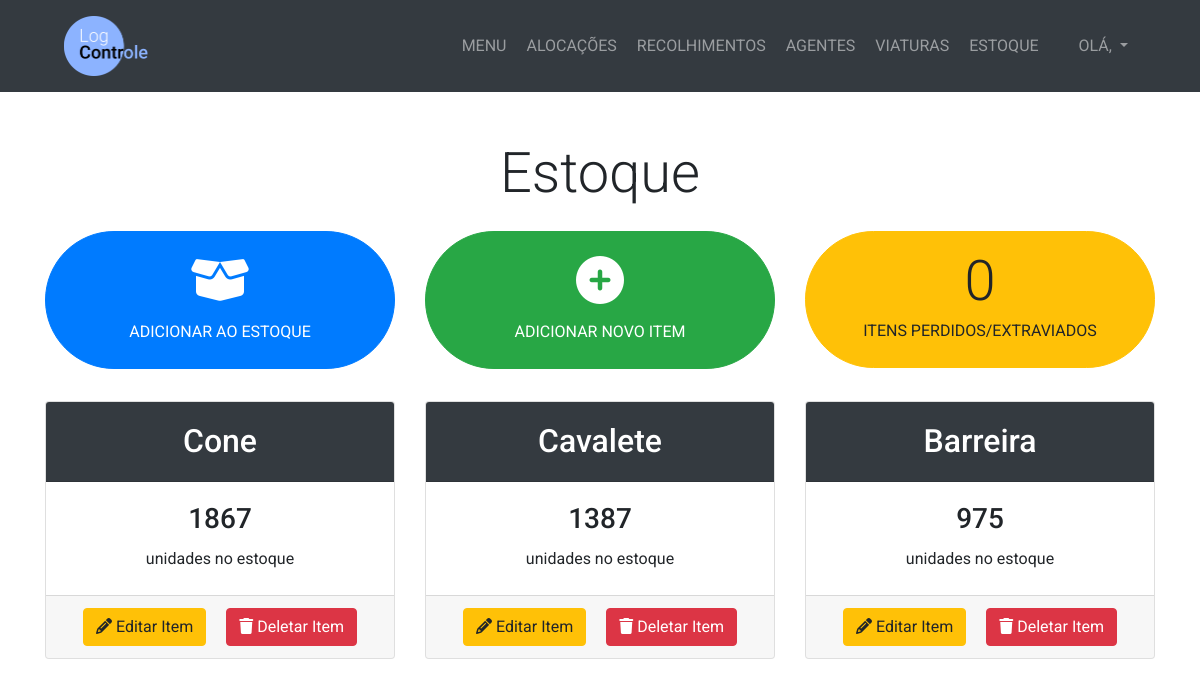
Page /estoque/ on the earlier database version.
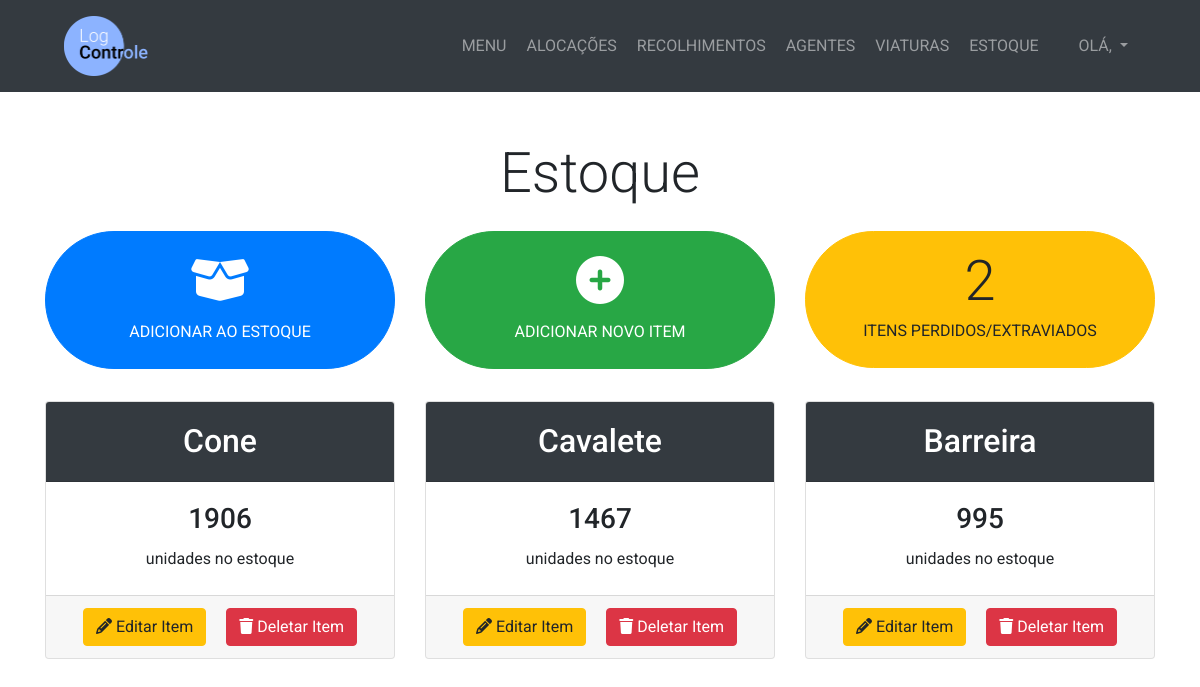
Same page on the later database version.
### management/models.py (models this page shows, shortened)
class Estoque(models.Model):
    item = models.ForeignKey(Item, on_delete=models.PROTECT)
    quantidade = models.IntegerField()

class Item(models.Model):
    nome = models.CharField(max_length=100)

### management/views.py (the view, shortened to what this page needs)
# urls.py: path('estoque/', views.menuestoque, name='menuestoque'),
def menuestoque(request):
    itensestoque = Estoque.objects.all()
    itensperdidoextraviado = ItemPerdidoExtraviado.objects.all()
    if request.method == 'GET':
        return render(request, 'management/menuestoque.html', {'itensestoque':itensestoque, 'itensperdidoextraviado':itensperdidoextraviado})

### management/templates/management/menuestoque.html (shortened to what this page needs)
{% extends 'management/base.html' %}
{% block content %}
  <section class="py-5">
    <div class="container">
      <h1 class="display-4 text-center">Estoque</h1>
      <div class="row justify-content-center mt-4">
        <div class="col-lg-4">
          <a href="{% url 'adicionarestoque' %}" class="btn btn-primary btn-block py-4 px-5 mb-3 rounded-pill">
            <i class="fas fa-box-open fa-3x mb-3"></i><br> ADICIONAR AO ESTOQUE
          </a>
        </div>
        <div class="col-lg-4">
          <a href="{% url 'cadastraritem' %}" class="btn btn-success btn-block py-4 px-5 mb-3 rounded-pill">
            <i class="fas fa-plus-circle fa-3x mb-3"></i><br> ADICIONAR NOVO ITEM
          </a>
        </div>
        <div class="col-lg-4">
          <a href="#" class="btn btn-warning btn-block py-3 px-4 mb-3 rounded-pill">
            <h2 class="display-4 mb-1">{{ itensperdidoextraviado.count }}</h2>
            <p class="mb-2">ITENS PERDIDOS/EXTRAVIADOS</p>
          </a>
        </div>
      </div>
      <div class="row justify-content-center mt-3">
        {% if itensestoque %}
          {% for itemestoque in itensestoque %}
            <div class="col-lg-4">
              <div class="card mb-4">
                <div class="card-header text-center bg-dark text-white">
                  <h2 class="my-2">{{ itemestoque.item.nome }}</h2>
                </div>
                <div class="card-body text-center">
                  <div class="card-title">
                    <h3 class="display-5">{{ itemestoque.quantidade }}</h3>
                  </div>
                  <p class="mb-1">unidades no estoque</p>
                </div>
                <div class="card-footer text-center">
                  <button class="btn btn-warning mr-3" data-toggle="modal" data-target="#editar-item-modal-{{ itemestoque.item_id }}"><i class="fas fa-pencil-alt"></i> Editar Item</button>
                  <button class="btn btn-danger" data-toggle="modal" data-target="#deletar-item-modal-{{ itemestoque.item_id }}"><i class="fas fa-trash"></i> Deletar Item</button>
                </div>
              </div>
            </div>
          {% endfor %}
        {% else %}
          <h2 class="text-center text-secondary">Nenhum item cadastrado</h2>
        {% endif %}
      </div>
    </div>
  </section>
{% endblock %}

Differences in the rows shown:
changed Estoque "Cone": quantidade "1867" → "1906"
changed Estoque "Cavalete": quantidade "1387" → "1467"
changed Estoque "Barreira": quantidade "975" → "995"
Other differences:
{{ itensperdidoextraviado.count }}: "0" → "2"
